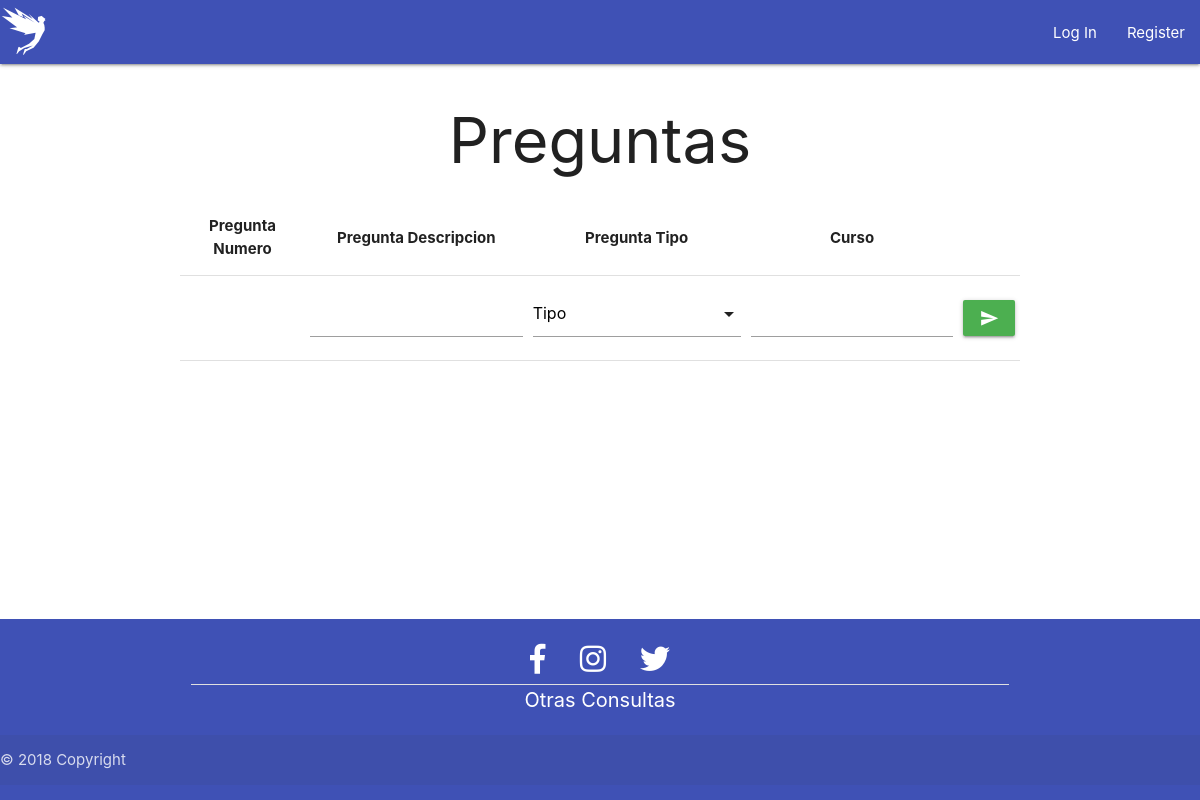
Before: /altapregunta.php with the older database file.
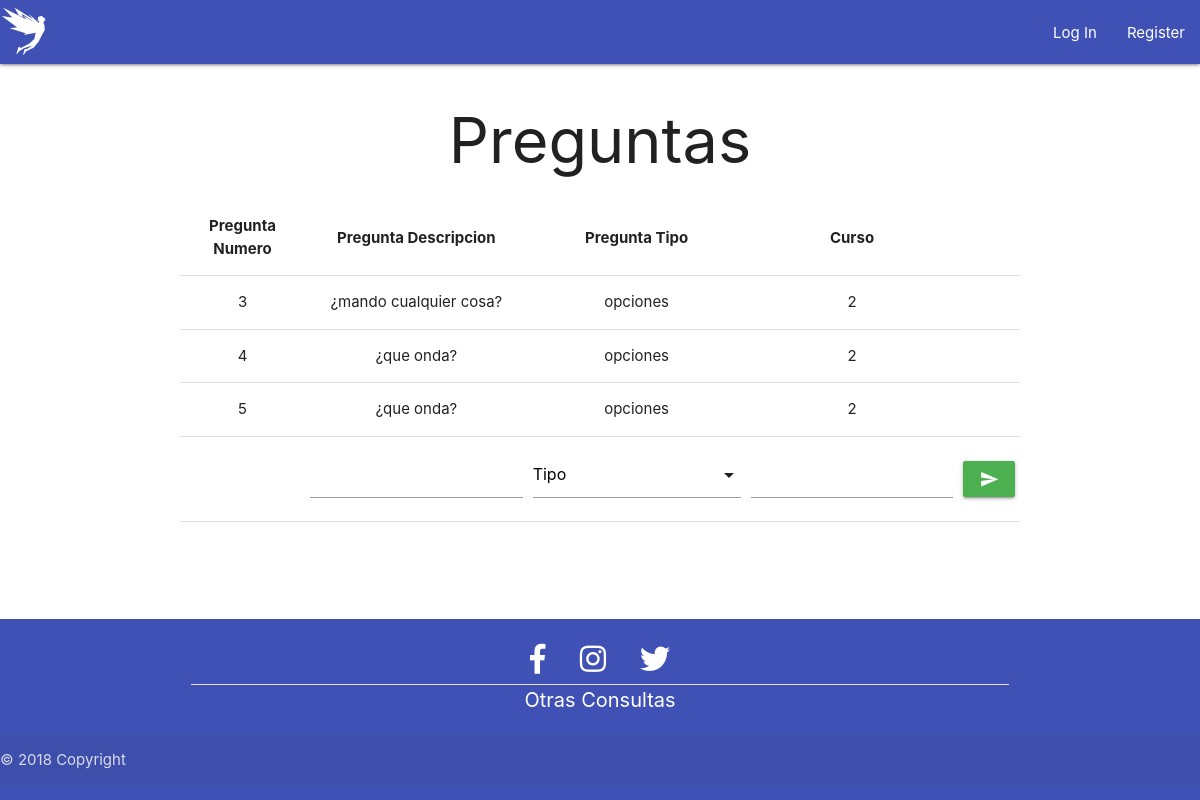
After: the same page with the newer database file.
### tables this page shows
CREATE TABLE `preguntas` (
  `preg_nro` int(11) NOT NULL,
  `preg_desc` varchar(255) NOT NULL,
  `preg_tipo` enum('opciones','texto') NOT NULL,
  `curso_cod` int(11) NOT NULL
);

### altapregunta.php (the view, shortened to what this page needs)
<!DOCTYPE html>
<html lang="es">
<head>
  <link rel="stylesheet" href="https://use.fontawesome.com/releases/v5.5.0/css/all.css">
  <link type="text/css" rel="stylesheet" href="css/materialize.min.css" media="screen,projection" />
  <link rel="stylesheet" href="css/style.css">
</head>
<body>
<?php include "navbar.php"; ?>
  <?=$nav?>
<main class="container">
    <h1 class="center-align">Preguntas</h1>
    <?php
       include 'conexion.php';
       $registros = $base->query("SELECT * FROM preguntas")->fetchAll(PDO::FETCH_OBJ);
       $tablaP = "<table class='highlight centered responsive-table'>
                        <thead>
                        <tr>
                            <th>Pregunta Numero</th>
                            <th>Pregunta Descripcion</th>
                            <th>Pregunta Tipo</th>
                            <th>Curso</th>
                        </tr>
                        </thead>
                        <tbody>";
       foreach ($registros as $preguntas) {
          $tablaP .= "<tr>
            <td>$preguntas->preg_nro</td>
            <td>$preguntas->preg_desc</td>
            <td>$preguntas->preg_tipo</td>
            <td>$preguntas->curso_cod</td>
          </tr>";
        }
        $tablaP .= "<tr><form action='validar_preguntas.php' method='post'>
                    <td></td><td><input type='text' name='desc'></td>
                    <td><select>
                    <option value='' disabled selected>Tipo</option>
                    <option value='opc'>Opciones</option>
                    <option value='txt'>Texto</option>
                  </select></td>
                    <td><input type='text' name='curso'></td>
                    <td><button data-position='right' data-tooltip='Agregar' class='green btn waves-effect waves-light tooltipped' type='submit' name='btn_preg'>
                    <i class='material-icons'>send</i>
                </button></td>
                    </form></tr></tbody></table>";
        echo $tablaP;
    ?>
</main>
<?php include "footer.php" ?>
  <?=footer()?>
</body>
</html>

### navbar.php (shortened to what this page needs)
<?php
if(isset($_SESSION['nombre'])){
  if($_SESSION['nombre']!=""){
    if ($_SESSION['perfil']=='g'){
     $nav='<header>
      <ul id="dropdown1" class="dropdown-content">
          <li><a href="cerrar_session.php">Cerrar Sesion</a></li>
      </ul>
      <div class="navbar-fixed ">
      <nav class="indigo">
        <div class="nav-wrapper">
          <a href="index.php" class="brand-logo"><i class="fab fa-studiovinari fa-2x"></i></a>
          <ul class="right hide-on-med-and-down">
              <li><a class="dropdown-trigger" href="#!" data-target="dropdown1">'.$_SESSION['nombre'].'<i class="material-icons right">arrow_drop_down</i></a></li>
          </ul>
        </div>
      </nav>
    </div></header>';
    }elseif ($_SESSION['perfil']=='p') {
      $nav='<header>
      <ul id="dropdown1" class="dropdown-content">
          <li><a href="altacurso.php">Mis Cursos</a></li>
          <li><a href="altapregunta.php">Agregar Preguntas</a></li>
          <li><a href="reportes.php">Reportes</a></li>
          <li class="divider"></li>
          <li><a href="cerrar_session.php">Cerrar Sesion</a></li>
      </ul>
      <div class="navbar-fixed ">
      <nav class="indigo">
        <div class="nav-wrapper">
          <a href="index.php" class="brand-logo"><i class="fab fa-studiovinari fa-2x"></i></a>
          <ul class="right hide-on-med-and-down">
              <li><a class="dropdown-trigger" href="#!" data-target="dropdown1">'.$_SESSION['nombre'].'<i class="material-icons right">arrow_drop_down</i></a></li>
          </ul>
        </div>
      </nav>
    </div></header>';
    }elseif ($_SESSION['perfil']=='a') {
      $nav='<header>
      <ul id="dropdown1" class="dropdown-content">
          <li><a href="adm_usuarios.php">Adm. Usuarios</a></li>
          <li><a href="adm_cursos.php">Adm. Cursos</a></li>
          <li class="divider"></li>
          <li><a href="cerrar_session.php">Cerrar Sesion</a></li>
      </ul>
      <div class="navbar-fixed ">
      <nav class="indigo">
        <div class="nav-wrapper">
          <a href="index.php" class="brand-logo"><i class="fab fa-studiovinari fa-2x"></i></a>
          <ul class="right hide-on-med-and-down">
              <li><a class="dropdown-trigger" href="#!" data-target="dropdown1">'.$_SESSION['nombre'].'<i class="material-icons right">arrow_drop_down</i></a></li>
          </ul>
        </div>
      </nav>
    </div></header>';
    }
  }
}else {
    $nav='<header><div class="navbar-fixed ">
    <nav class="indigo">
      <div class="nav-wrapper">
        <a href="index.php" class="brand-logo"><i class="fab fa-studiovinari fa-2x"></i></a>
        <ul class="right hide-on-med-and-down">
          <li><a href="login.php" class="waves-effect waves-light">Log In</a></li>
          <li><a href="register.php" class="waves-effect waves-light">Register</a></li>
        </ul>
      </div>
    </nav>
  </div></header>';
}
  ?>

### footer.php
<?php
    function footer(){
        $pie='
        <footer class="page-footer indigo section">
          <div class="container">
            <div class="row">
              <div class="col s12 center-align">
                <div class="redes">
                  <a class="white-text" href="#"><i class="fab fa-facebook-f"></i></a>
                  <a class="white-text" href="#"><i class="fab fa-instagram"></i></a>
                  <a class="white-text section" href="#"><i class="fab fa-twitter"></i></a>
                </div>
                <div class="divider"></div>
                <a href="contacto.php" class="white-text section contacto">Otras Consultas</a>
              </div>
            </div>
          </div>
          <div class="footer-copyright right-align">
            <span>© 2018 Copyright</span>
          </div>
        </footer>
        ';
        return $pie;
    }
?>

### css/style.css (style rules this page uses)
body { display: flex; min-height: 100vh; flex-direction: column; }
main { flex: 1 0 auto; }
.redes i { font-size: 30px; margin: 10px 15px; }
a.white-text.section.contacto { padding:0 25px ; font-size: 20px; }
i.fab.fa-studiovinari.fa-2x { font-size: 1.5em; }

Changed rows visible on the page:
added preguntas: preg_nro "3", preg_desc "¿mando cualquier cosa?", preg_tipo "opciones", curso_cod "2"
added preguntas: preg_nro "4", preg_desc "¿que onda?", preg_tipo "opciones", curso_cod "2"
added preguntas: preg_nro "5", preg_desc "¿que onda?", preg_tipo "opciones", curso_cod "2"
